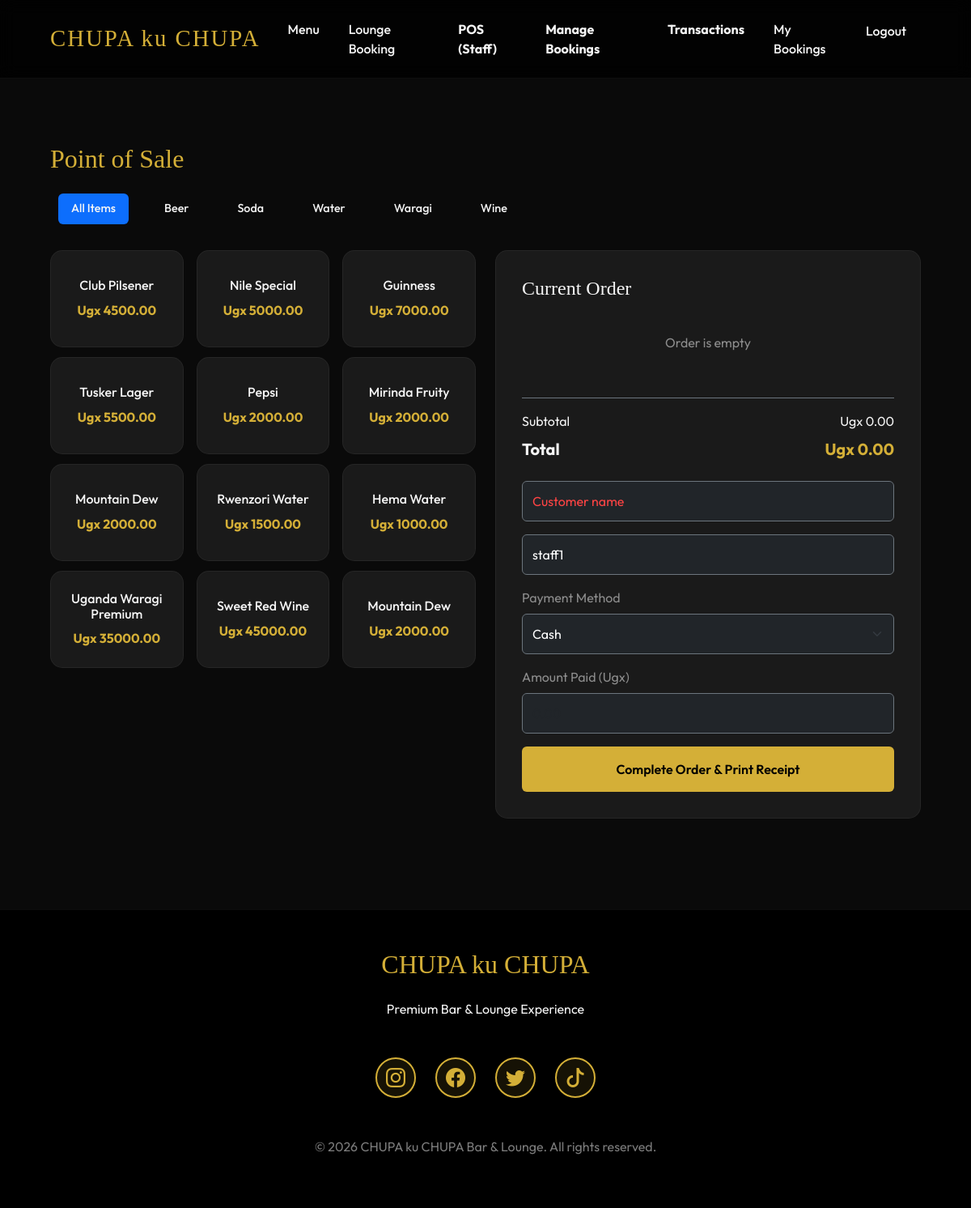
/orders/pos/ (signed in), run on an earlier commit of the app's database.
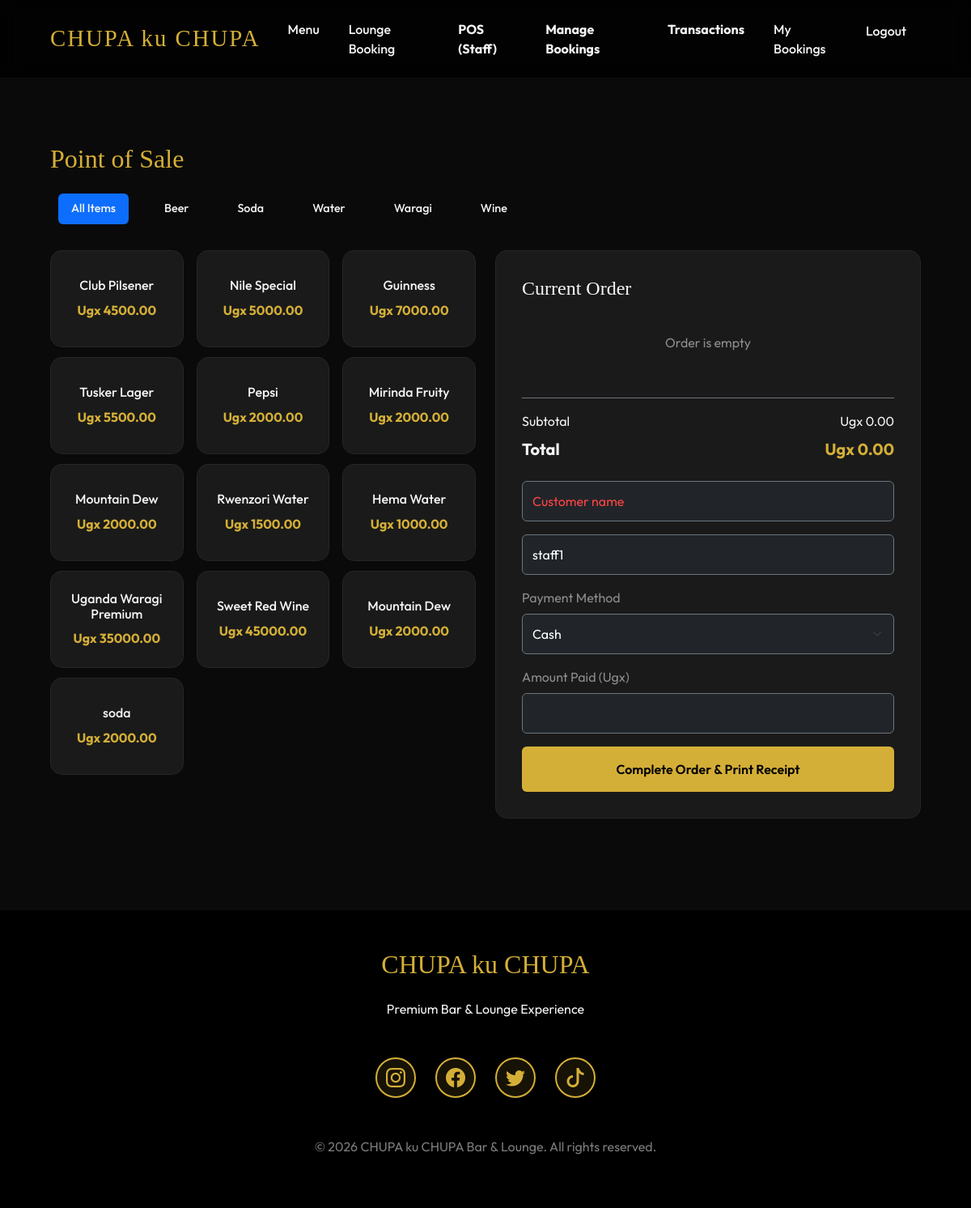
And on a later commit of the database.
### products/models.py (models this page shows, shortened)
class Category(models.Model):
    name = models.CharField(max_length=100)
    description = models.TextField(blank=True, null=True)

class Product(models.Model):
    name = models.CharField(max_length=200)
    category = models.ForeignKey(Category, related_name='products', on_delete=models.CASCADE)
    description = models.TextField()
    price = models.DecimalField(max_digits=10, decimal_places=2)
    stock_quantity = models.PositiveIntegerField(default=0)
    image = models.ImageField(upload_to='products/', blank=True, null=True)
    is_active = models.BooleanField(default=True)

### orders/views.py (the view)
# urls.py: path('pos/', views.POSView.as_view(), name='pos'),
class POSView(LoginRequiredMixin, StaffOnlyRequiredMixin, TemplateView):
    template_name = 'orders/pos.html'
    def get_context_data(self, **kwargs):
        context = super().get_context_data(**kwargs)
        context['categories'] = Category.objects.all()
        context['products'] = Product.objects.filter(is_active=True)
        return context

### orders/views.py (called while the page is built)
    def test_func(self):
        return self.request.user.role == 'STAFF'

### templates/orders/pos.html (shortened to what this page needs)
{% extends 'base.html' %}
{% block content %}
<div class="animate-fade">
    <h2 class="mb-4">Point of Sale</h2>
    <ul class="nav nav-pills mb-4 flex-nowrap overflow-auto pb-2" id="categoryTabs" style="white-space: nowrap;">
        <li class="nav-item">
            <button class="nav-link active btn-outline-gold" data-category="all">All Items</button>
        </li>
        {% for category in categories %}
            <li class="nav-item">
                <button class="nav-link btn-outline-gold" data-category="{{ category.id }}">{{ category.name }}</button>
            </li>
        {% endfor %}
    </ul>
    <div class="pos-container">
        <div class="pos-products">
            <div class="row row-cols-2 row-cols-sm-3 g-3" id="productGrid">
                {% for product in products %}
                    <div class="col product-item" data-category="{{ product.category.id }}">
                        <div class="glass-card p-3 text-center h-100" style="cursor: pointer;"
                             onclick="addToCart({{ product.id }}, '{{ product.name }}', {{ product.price }})">
                            <h4 class="h6 mb-2">{{ product.name }}</h4>
                            <span class="text-gold fw-bold">Ugx {{ product.price }}</span>
                        </div>
                    </div>
                {% endfor %}
            </div>
        </div>
        <div class="pos-cart">
            <div class="glass-card">
            <h3 class="h4 mb-4">Current Order</h3>
                <div id="cartItems" class="mb-4">
                    <p class="text-white-50 text-center py-3" id="emptyCartMsg">Order is empty</p>
                </div>
                <div class="border-top border-secondary pt-3">
                    <div class="d-flex justify-content-between mb-2">
                        <span>Subtotal</span>
                        <span id="subtotal">Ugx 0.00</span>
                    </div>
                    <div class="d-flex justify-content-between mb-4 fs-5 fw-bold">
                        <span>Total</span>
                        <span id="total" class="text-gold">Ugx 0.00</span>
                    </div>
                    <div class="mb-3">
                        <input type="text" id="customerName" class="form-control bg-dark text-white border-secondary customer-name-input" placeholder="Customer name" required>
                    </div>
                    <div class="mb-3">
                        <input type="text" id="staffName" class="form-control bg-dark text-white border-secondary" placeholder="Staff name (optional)" value="{{ user.username }}">
                    </div>
                    <div class="mb-3">
                        <label class="form-label small text-white-50">Payment Method</label>
                        <select id="paymentMethod" class="form-select bg-dark text-white border-secondary">
                            <option value="CASH">Cash</option>
                        </select>
                    </div>
                    <div class="mb-3">
                        <label class="form-label small text-white-50">Amount Paid (Ugx)</label>
                        <input type="number" id="amountPaid" class="form-control bg-dark text-white border-secondary" placeholder="0.00">
                    </div>
                    <button class="btn btn-gold w-100 py-3" onclick="processOrder()">Complete Order & Print Receipt</button>
                </div>
{% endblock %}

What changed in the data, as far as the page shows it:
added Product: name "soda", price "2000.00"
